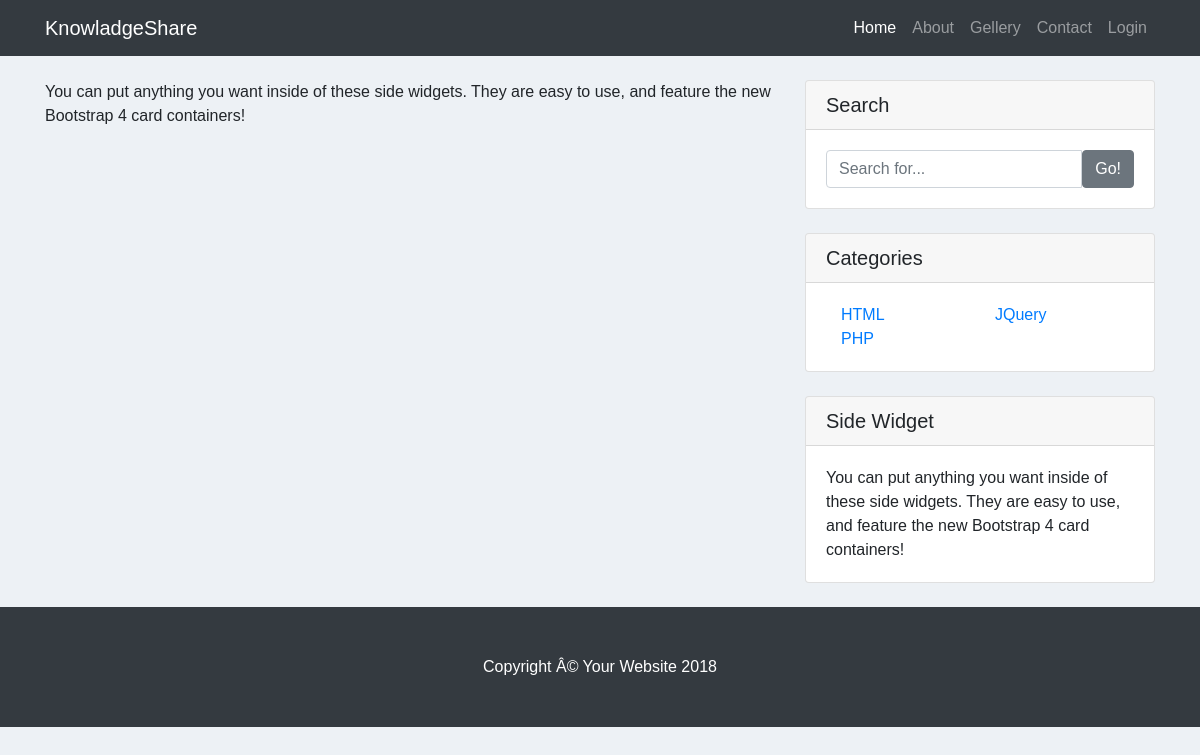
Page /about.php on the committed database.
### tables this page shows
CREATE TABLE `options` (
  `option_id` int(11) NOT NULL,
  `page_title` varchar(100) NOT NULL,
  `logo` varchar(100) NOT NULL,
  `about` longtext NOT NULL,
  `widget` longtext NOT NULL,
  `copyright` varchar(50) NOT NULL
);

CREATE TABLE `post_catergorys` (
  `category_id` int(11) NOT NULL,
  `category_names` varchar(255) NOT NULL
);

### functions/function.php (called while the page is built, shortened)
<?php
 function get_header(){
	 require_once('includes/header.php');
 }
  function get_sidebar(){
	  require_once('includes/sidebar.php');
 }
?>

### about.php (the view)
<?php
 require_once('functions/function.php');
  get_header();
?>
    <div class="container">
      <div class="row">
        <div class="col-md-8 gellery">
<br />
<?php
    $sql = "SELECT * FROM options";
                $result = mysqli_query($conn, $sql);
                $row = mysqli_fetch_assoc($result) ?>
                 <?php  echo $row['about'];?>
        </div>
<?php
  get_sidebar();
   include 'config.php';
   $sql = "SELECT * FROM options";
    $result = mysqli_query($conn, $sql);
        $row = mysqli_fetch_assoc($result);
    ?>
    <footer class="py-5 bg-dark">
      <div class="container">
        <p class="m-0 text-center text-white"><?php echo $row['copyright']?></p>
      </div>
    </footer>

### includes/header.php (shortened to what this page needs)
<?php
  require_once('functions/function.php');
  include_once('config.php');
?>
<!DOCTYPE html>
<html lang="en">
  <head>
    <?php
  $sql = "SELECT * FROM options";
    $result = mysqli_query($conn, $sql);
        $row = mysqli_fetch_assoc($result);
    ?>
    <link href="vendor/bootstrap/css/bootstrap.min.css" rel="stylesheet">
	<link rel="stylesheet" type="text/css" href="css/prettyPhoto.css" media="all" />
      <link rel="stylesheet" href="comments/style.css">
    <link href="css/blog-home.css" rel="stylesheet"/>
    <link href="css/custom-style" rel="stylesheet"/>
  </head>
  <body>
    <nav class="navbar navbar-expand-lg navbar-dark bg-dark fixed-top">
      <div class="container">
        <a class="navbar-brand" href="index.php"><?php echo $row['logo']?></a>
        <div class="collapse navbar-collapse" id="navbarResponsive">
          <ul class="navbar-nav ml-auto">
            <li class="nav-item active">
              <a class="nav-link" href="index.php">Home
              </a>
            </li>
            <li class="nav-item">
              <a class="nav-link" href="about.php">About</a>
            </li>
            <li class="nav-item">
              <a class="nav-link" href="gellery.php">Gellery</a>
            </li>
            <li class="nav-item">
              <a class="nav-link" href="contact.php">Contact</a>
            </li>
			<li class="nav-item">
                <?php if(empty($_SESSION['user_id'])){ ?>
              <a class="nav-link" href="Admin/login.php">Login</a>
     <?php       }else{ ?>
                     <a class="nav-link" href="Admin/index.php">Deshboard</a>
            <?php  }
                ?>
            </li>
          </ul>
        </div>
      </div>
    </nav>

### includes/sidebar.php
    <div class="col-md-4">
      <div class="card my-4">
        <h5 class="card-header">Search</h5>
        <div class="card-body">
          <form action="search.php" method="get">
          <div class="input-group">
            <input type="text" class="form-control" name="search" placeholder="Search for..." required>
            <span class="input-group-btn">
              <button class="btn btn-secondary" type="submit">Go!</button>
            </span>
          </div>
          </form>
        </div>
      </div>
      <div class="card my-4">
        <h5 class="card-header">Categories</h5>
        <div class="card-body">
          <div class="row">
            <div class="col-lg-12">
              <ul class="cat_list list-unstyled">
                <?php
                $cat_list= "SELECT * FROM post_catergorys";
                global $conn;
                $cat_resut=mysqli_query($conn,$cat_list);
                while ($cat_row=mysqli_fetch_assoc($cat_resut)) { ?>
                   <div class="col-md-6" style="float:left">
                      <li>
                  <a href="posts.php?category=<?php echo $cat_row['category_id']?>"><?php echo $cat_row['category_names'];?></a>
                </li>
                   </div>
              <?php  }
                ?>
              </ul>
            </div>
          </div>
        </div>
      </div>
      <div class="card my-4">
        <h5 class="card-header">Side Widget</h5>
        <div class="card-body">
          You can put anything you want inside of these side widgets. They are easy to use, and feature the new Bootstrap 4 card containers!
        </div>
      </div>
    </div>
  </div>
</div>

### comments/style.css (style rules this page uses)
* { margin:0px; padding:0px; box-sizing:border-box; font-family:'Calibri', sans-serif; outline:none; }
html, body { background-color:#edf1f5; }

### css/blog-home.css (style rules this page uses)
body { padding-top: 54px; }
@media (min-width: 992px) { body { padding-top: 56px; } }

### rows in the picture
options: logo "KnowladgeShare", about "You can put anything you want inside of these side widgets. They are easy to use, and feature the new Bootstrap 4 card containers!", copyright "Copyright Â© Your Website 2018"
post_catergorys: category_names "HTML"
post_catergorys: category_names "JQuery"
post_catergorys: category_names "PHP"
